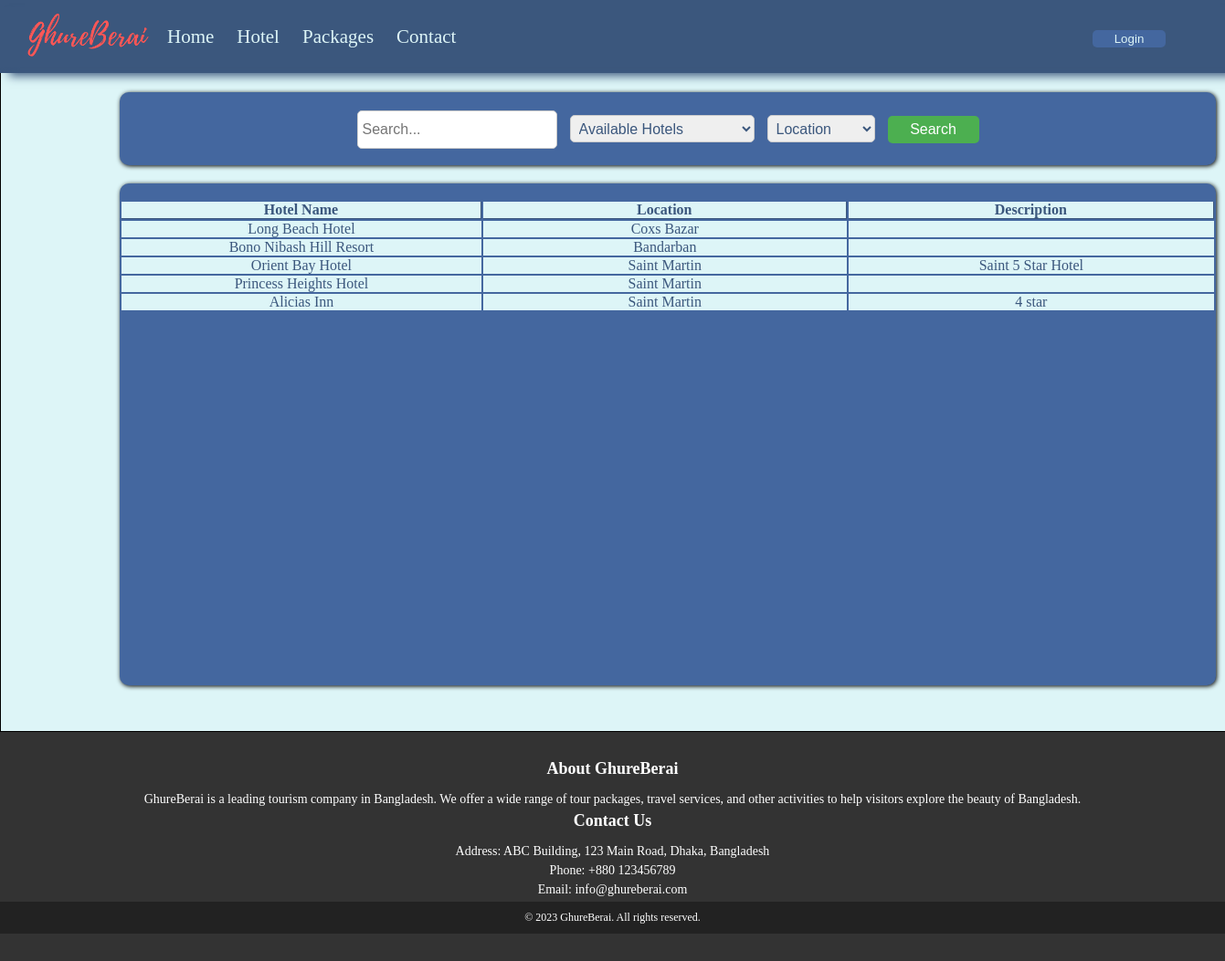
The page /Hotels.php on the database as committed earlier.
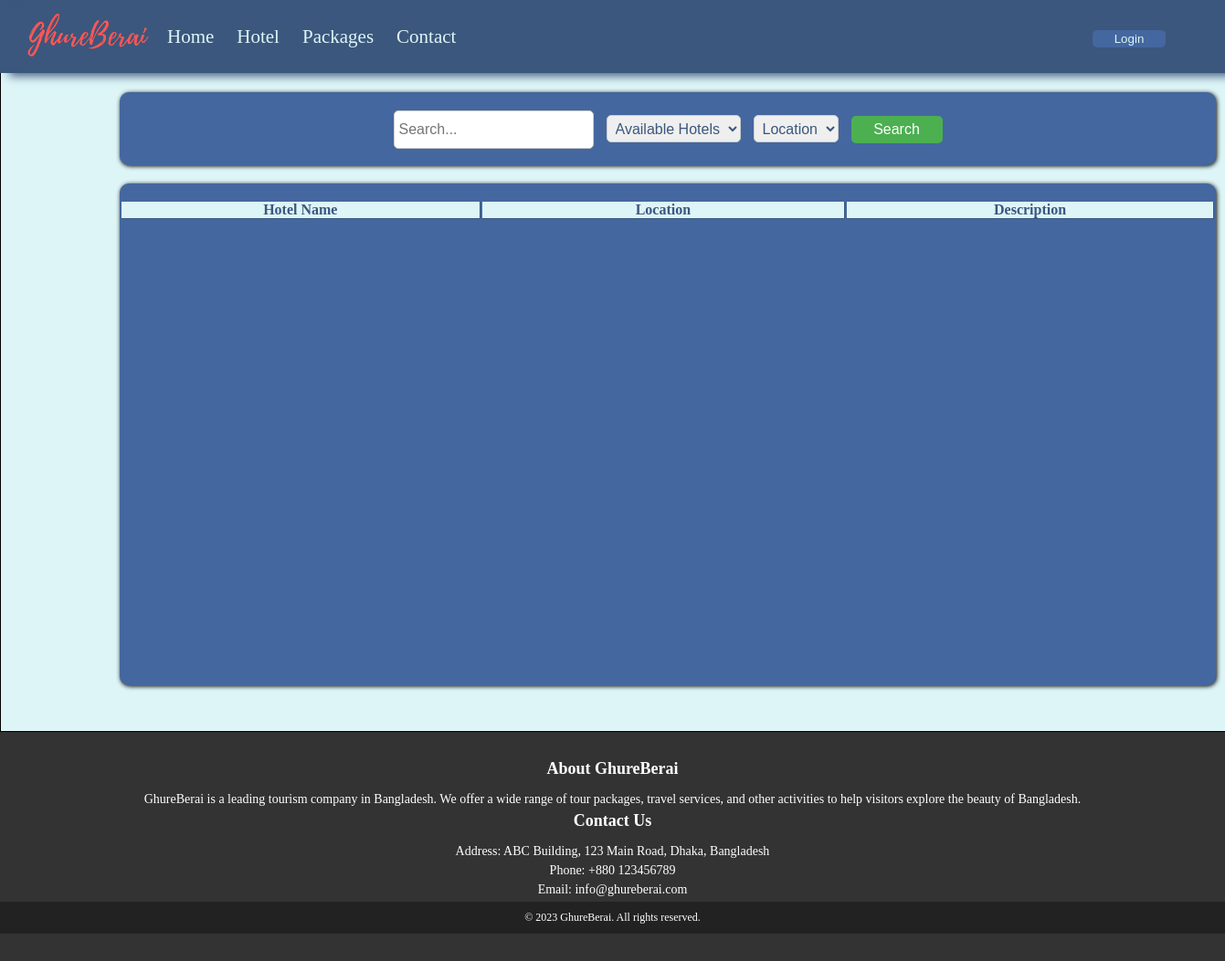
The same page on the database as committed later.
### tables this page shows
CREATE TABLE `hotels` (
  `Hotel_Id` int(11) NOT NULL,
  `Hotel_Name` varchar(100) DEFAULT NULL,
  `Location` varchar(100) NOT NULL,
  `Description` text DEFAULT NULL,
  `Image` varchar(255) DEFAULT NULL,
  `Created_at` timestamp NULL DEFAULT current_timestamp()
);

### Hotels.php (the view, shortened to what this page needs)
<!DOCTYPE html>
<html lang="en">
<head>
    <link rel="stylesheet" href="index.css">
</head>
<body>
    <?php include('Header.php'); ?>
    <div class="BookBodyControl">
        <div class="BookBox">
            <form action="Hotels.php">
                <input type="text" placeholder="Search...">
                <?php
                echo "<select class='hselect' name='Hotel_Name'>";
                echo "<option value=''>Available Hotels</option>";
                echo "</select>";
                ?>
                <?php
                echo "<select class='hselect' name='Location'>";
                echo "<option value=''>Location</option>";
                echo "</select>";
                ?>
                <button type="submit">Search</button>
            </form>
        </div>
        <div class="BookBoxResult">
            <br>
            <table id="viewEmp">
                <tr>
                    <th>Hotel Name</th>
                    <th>Location</th>
                    <th>Description</th>
                </tr>
                <?php
                include('Connection.php');
                $sql = "SELECT * FROM hotels";
                $result = $con->query($sql);
                if ($result->num_rows > 0) {
                    while ($row = $result->fetch_assoc()) {
                        echo '<tr>
                            <td>' . $row["Hotel_Name"] . '</td>
                            <td>' . $row["Location"] . '</td>
                            <td>' . $row["Description"] . '</td>
                            </tr>';
                    }
                }
                ?>
            </table>
        </div>
    </div>
    <?php include('Footer.php'); ?>
</body>
</html>

Rows that differ between the two databases and show on the page:
removed hotels: Hotel_Name "Long Beach Hotel", Location "Coxs Bazar"
removed hotels: Hotel_Name "Bono Nibash Hill Resort", Location "Bandarban"
removed hotels: Hotel_Name "Orient Bay Hotel", Location "Saint Martin", Description "Saint 5 Star Hotel"
removed hotels: Hotel_Name "Princess Heights Hotel", Location "Saint Martin"
removed hotels: Hotel_Name "Alicias Inn", Location "Saint Martin", Description "4 star"
